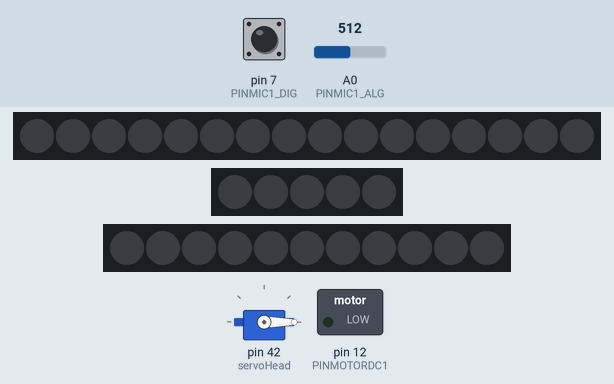
This sketch was run on a simulated Arduino Mega 2560, built with avr-gcc and run on an emulated ATmega2560. Shown: servo, 16 RGB LEDs in strip order, left to right, 5 RGB LEDs in strip order, left to right, 11 RGB LEDs in strip order, left to right, switched loads named in the sketch (green lamp = pin HIGH). The inputs (shaded band) are chosen by the test bench; at power-on: pin 7 (PINMIC1_DIG) LOW, A0 (PINMIC1_ALG) = 512.

Above: at 1.2 s.
1.3 s: pin 7 (PINMIC1_DIG) driven HIGH
At 1.45 s:
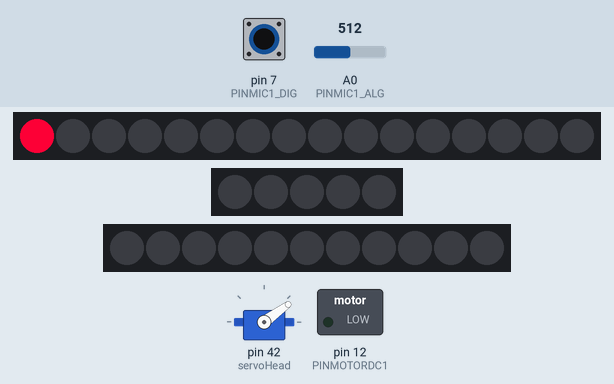
3.7 s: pin 7 (PINMIC1_DIG) driven LOW
At 4.5 s:
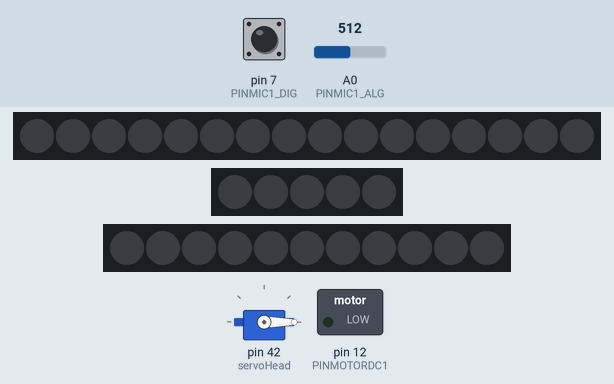
5.4 s: pin 7 (PINMIC1_DIG) driven HIGH
At 6.76 s:
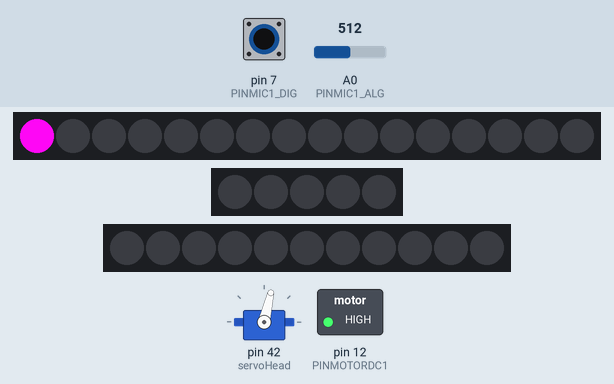
7.8 s: pin 7 (PINMIC1_DIG) pulsed LOW 5 times (0.12 s each, 0.3 s apart)
11.5 s: pin 7 (PINMIC1_DIG) pulsed LOW 5 times (0.12 s each, 0.3 s apart)
14.5 s: pin 7 (PINMIC1_DIG) driven LOW
At 15.1 s:
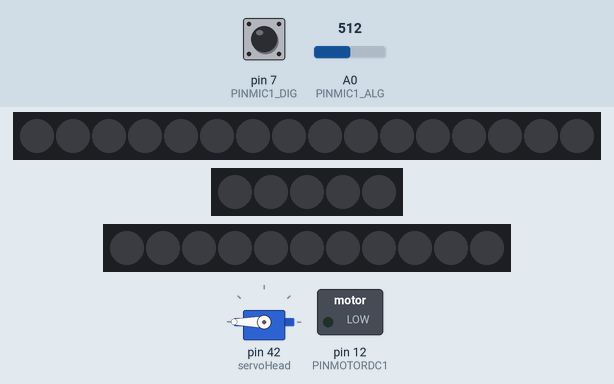
Timing chart, 0 to 17.2 s (numbered marks = the images above; inputs shaded):
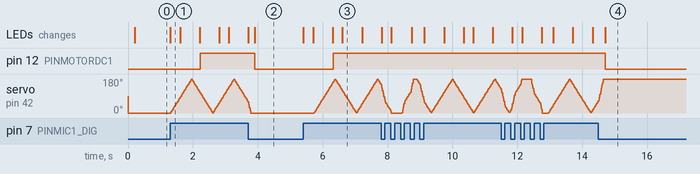

Measured:
- after the input at 3.7 s, pin 12 (PINMOTORDC1): HIGH → LOW after 0.21 s; the LEDs: first differ from a run without the input after 0.21 s (image 2)
- after the input at 14.5 s, pin 12 (PINMOTORDC1): HIGH → LOW after 0.21 s; the LEDs: change after 0.21 s (image 4)

The sketch:

djoramaControlerBkp.ino
```cpp
/**
 * Djorama Controler
 *
 * Features:
 *  - React to Sound Volume
 *  - Music Detection by Silence Time
 *  - Independent timer for changing effect, color and speed
 *  - LED Strip Controled By Music
 *  - DC Motor Controled By Music
 *
 * @author Rafael Lima
 * @version 0.4
 */

// Libraries -------------------------------------------------------
#include <elapsedMillis.h>
#include <FastLED.h>
#include <Servo.h>

// Constants -------------------------------------------------------
#define PINLEDBASE         9
#define PINLEDCITY         10
#define PINLEDDJ           11
#define PINMIC1_ALG        A0
#define PINMIC1_DIG        7
#define PINMOTORDC1        12
#define PINMOTORDC2        11

// LED Strip Position and size
#define NUM_LEDS_BASE      16
#define NUM_LEDS_DJ        11
#define NUM_LEDS_CITY      5 // 2+2+1
#define LED_CITYBULD1A     0
#define LED_CITYBULD1B     1
#define LED_CITYBULD2      2
#define LED_CITYBULD3      3

#define SIZECOLORPALET 10
#define NUMEFFECTS 4

#define TIMESTEP_MUSIC 10             // Frequency Filters Param
#define TIMESTEP_LOOP 100             // Led Selection Transition
#define TIMESTEP_COLOR 500            // Color Transition
#define TIMESTEP_EFFECT 20000         // LED Effect Transition
#define TIMESTEP_MOTORDC 10           // Max Aceleration (5/255)/TIMESTEP_MOTORDC
#define TIMESTEP_SERVO 10             // 100Hz
#define TIMELED_OFF 200               // Silence Time to turn off LEDs
#define TIMESHUTDOWN_MOTORDC 5000     // Silence Time to turn down motor

/*
 * Max time for motor to start to move
 *  TIMESTEP_MOTORDC*(SPEED_MOTORDC_ZERO - SPEED_MOTORDC_SAFEZERO)
 */
#define SPEED_MOTORDC_SAFEZERO 30     // lowest Tension reach with music
#define SPEED_MOTORDC_ZERO     80     // lowest Tension for start to move

#define SOUND_BASS_THRESHOLD 570      // Max 600

// Global Variables ------------------------------------------------

// Timers
elapsedMillis timerSilence;
elapsedMillis timerLoop;
elapsedMillis timerColor;
elapsedMillis timerEffect;
elapsedMillis timerMotorDC;
elapsedMillis timerServo;

// LED Strip
CRGB ledsBase[NUM_LEDS_BASE];
CRGB ledsCity[NUM_LEDS_CITY];
CRGB ledsDJ[NUM_LEDS_DJ];
const CRGB colorPalet[] = {0xF7F7F7, // White Smoke
                           0xBA0034, // Crimson Glory
                           0xF70035, // Carmine Red
                           0xFA07F2,
                           0xDD49B8, // Pink (PANTONE)
                           0xF7F7F7, // White Smoke
                           0x00BAAD, // Amazonite
                           0x00F7E6, // Tuorquoise Blue
                           0xFA07F2,
                           0xDD49B8};// Pink (PANTONE)

// Index and aux variables
unsigned int indexEffect = 0;
unsigned int indexColor = 0;
unsigned int indexLEDBase = 0;
unsigned int indexLEDDJ = 0;
unsigned int indexLEDCity = 0;
int incLEDBase;
int incLEDDJ;
int incLEDCity;
int isBeat;
int isBass;
int isMusicPlaying = 0;

int timeStepLedTransition = TIMESTEP_LOOP;

int soundSilenceRef = 0;

int speedMotorDC = 0;
int stepMotorDC = 0;

Servo servoHead;
int angleHead;
int stepHead;

Servo servoTable;
int angleTable;
int stepTable;

// Function Pointer Vector for easy effect access
void (*effectVector[NUMEFFECTS])(unsigned int k,CRGB color);

// Main functions --------------------------------------------------
void setup() {
  // Setup Pins
  pinMode(PINMIC1_ALG,INPUT);
  pinMode(PINMIC1_DIG,INPUT);
  pinMode(PINMOTORDC1, OUTPUT);
  pinMode(PINMOTORDC2, OUTPUT);

  // Turn Off DC Motor
  analogWrite(PINMOTORDC1,0);
  analogWrite(PINMOTORDC2,0);

  // Start LED Strip
  FastLED.addLeds<WS2811, PINLEDBASE, BRG>(ledsBase, NUM_LEDS_BASE);
  FastLED.addLeds<WS2811, PINLEDCITY, BRG>(ledsCity, NUM_LEDS_CITY);
  FastLED.addLeds<WS2811, PINLEDDJ, BRG>(ledsDJ, NUM_LEDS_DJ);

  // Reset all index
  indexEffect = 0;
  indexColor = 0;
  indexLEDBase = 0;

  // Register effects used
  effectVector[0] = effectLightMoving;
  effectVector[1] = effectLightFill;
  effectVector[2] = effectLightDots;
  effectVector[3] = effectLightSideFill;

  servoHead.attach(42);
}

void loop() {

  // Read Mic and set treshold triggers
  int musicInput = analogRead(PINMIC1_ALG);   // Raw Input
  isBeat = digitalRead(PINMIC1_DIG);          // Potentiometer Threshold
  isBass = musicInput > SOUND_BASS_THRESHOLD; // Hardcode Threshold

  // Select Color Timer
  if( timerColor > TIMESTEP_COLOR)
  {
    timerColor = 0; // Reset Timer
    indexColor = (indexColor<9)? indexColor +1 : 0;
  }

  // Select Effect Timer
  if( timerEffect > TIMESTEP_EFFECT)
  {
    timerEffect = 0; // Reset Timer
    indexEffect = (indexEffect < 3)? indexEffect +1 : 1;
  }

  // Light Effects Timer
  if( timerLoop > timeStepLedTransition ) // Control Frequency time
  {
    timerLoop = 0; // Reset Timer

    // Alternate from 0 to NUM_LEDS_BASE
    if( indexLEDBase >= NUM_LEDS_BASE ) incLEDBase = -1;
    if( indexLEDBase <= 0) incLEDBase = 1;
    indexLEDBase += incLEDBase;

    // Alternate from 0 to NUM_LEDS_DJ
    if( indexLEDDJ >= NUM_LEDS_DJ ) incLEDDJ = -1;
    if( indexLEDDJ <= 0) incLEDBase = 1;
    indexLEDDJ += incLEDDJ;

    // Alternate from 0 to NUM_LEDS_CITY
    if( indexLEDCity >= NUM_LEDS_CITY ) incLEDCity = -1;
    if( indexLEDCity <= 0) incLEDCity = 1;
    indexLEDCity += incLEDCity;
  }

  // Motor DC Acceleration Control Timer
  if( timerMotorDC > TIMESTEP_MOTORDC)
  {
    speedMotorDC += stepMotorDC;
    analogWrite(PINMOTORDC1,speedMotorDC);
    analogWrite(PINMOTORDC2,0);
  }

  // Servo Motor Acceleration Control Timer
  if( timerServo > TIMESTEP_SERVO)
  {
    // Move Head
    angleHead += stepHead;
    servoHead.write(angleHead);
  }

  // Change Effects on Beat
  if(isBeat)
  {
    // Effect Transition Selected by beat frequency
    if(timerSilence > 10)
    {
      timeStepLedTransition = 100;
    }
    else if(timerSilence > 5)
    {
      timeStepLedTransition = 100/timerSilence; // Speed Up transition
    }
    timerSilence = 0;

    // Light Effect
    effectVector[indexEffect](indexLEDBase,colorPalet[indexColor]);
    effectVector[indexEffect](indexLEDDJ,colorPalet[indexColor]);
    FastLED.show();

    // Speed Up Motor
    stepMotorDC = (speedMotorDC >=255)?0:1;

    // Move Servo Motor
    stepHead = (angleHead >=180)?-1:(angleHead <= 0) ?1:stepHead;
  }
  else if(timerSilence > TIMELED_OFF)
  {
    soundSilenceRef = musicInput;
    fill_solid(ledsBase,NUM_LEDS_BASE,0x000000);
    FastLED.show();

    // Slow Down Motor
    if(timerSilence > TIMESHUTDOWN_MOTORDC)
    {
      stepMotorDC = (speedMotorDC <= SPEED_MOTORDC_SAFEZERO)?0:-1;
    }
    else
    {
      speedMotorDC = (speedMotorDC <= 0)?0:-1;
    }

    // Stop Servo Motor
    stepHead = 0;
  }

  effectVector[indexEffect](indexLEDBase,colorPalet[indexColor]);
}

// Auxilar Functions -------------------------------------------------

/**
 * Effect: Turn On all LEDs
 */
void effectTurnOn(unsigned int k,CRGB color)
{
    fill_solid(ledsBase,NUM_LEDS_BASE,color);
    fill_solid(ledsBase,NUM_LEDS_BASE,color);
}

/**
 * Effect: move LED on position
 */
void effectLightMoving(unsigned int k,CRGB color)
{
    fill_solid(ledsBase,NUM_LEDS_BASE,0x000000);
    ledsBase[k] = color;
    fill_solid(ledsBase,NUM_LEDS_BASE,0x000000);
    ledsBase[k] = color;
}

/**
 * Effect: Turn On LEDS in sequence
 */
void effectLightFill(unsigned int k,CRGB color)
{
    fill_solid(ledsBase,NUM_LEDS_BASE,0x000000);
    fill_solid(ledsBase,k,color);
    fill_solid(ledsBase,NUM_LEDS_BASE,0x000000);
    fill_solid(ledsBase,k,color);
}

/**
 * Effect: move LEDs position start to side and
 *         turn on everything when they reach the center
 */
void effectLightCollision(unsigned int k,CRGB color)
{
    if( (NUM_LEDS_BASE - k-k) <= 1)
    {
      fill_solid(ledsBase,NUM_LEDS_BASE,color);
    }
    else
    {
      fill_solid(ledsBase,NUM_LEDS_BASE,0x000000);
      ledsBase[k] = color;
      ledsBase[NUM_LEDS_BASE-k] = color;
    }

    if( (NUM_LEDS_BASE - k-k) <= 1)
    {
      fill_solid(ledsBase,NUM_LEDS_BASE,color);
    }
    else
    {
      fill_solid(ledsBase,NUM_LEDS_BASE,0x000000);
      ledsBase[k] = color;
      ledsBase[NUM_LEDS_BASE-k] = color;
    }

}

/**
 * Effect: move LEDs position starting from sides and
 *         turn on everything when they reach the center
 */
void effectLightDots(unsigned int k,CRGB color)
{
    fill_solid(ledsBase,NUM_LEDS_BASE,0x000000);
    ledsBase[k] = color;
    ledsBase[NUM_LEDS_BASE-k] = color;

    fill_solid(ledsBase,NUM_LEDS_BASE,0x000000);
    ledsBase[k] = color;
    ledsBase[NUM_LEDS_BASE-k] = color;
}

/**
 * Effect: move LEDs position starting from sides and
 *         turn on everything when they reach the center
 */
void effectLightSideFill(unsigned int k,CRGB color)
{
    int endK = (NUM_LEDS_BASE - k);
    if( endK > k) // Center
    {
      fill_solid(ledsBase,NUM_LEDS_BASE,0x000000);
      fill_solid(ledsBase,k,color);
      fill_solid(ledsBase+endK,k,color);
      fill_solid(ledsBase,NUM_LEDS_BASE,0x000000);
    }
    else
    {
      fill_solid(ledsBase,NUM_LEDS_BASE,color);
      fill_solid(ledsBase+endK,k-endK,0x000000);
    }

    endK = (NUM_LEDS_BASE - k);
    if( endK > k) // Center
    {
      fill_solid(ledsBase,NUM_LEDS_BASE,0x000000);
      fill_solid(ledsBase,k,color);
      fill_solid(ledsBase+endK,k,color);
      fill_solid(ledsBase,NUM_LEDS_BASE,0x000000);
    }
    else
    {
      fill_solid(ledsBase,NUM_LEDS_BASE,color);
      fill_solid(ledsBase+endK,k-endK,0x000000);
    }
}
```
